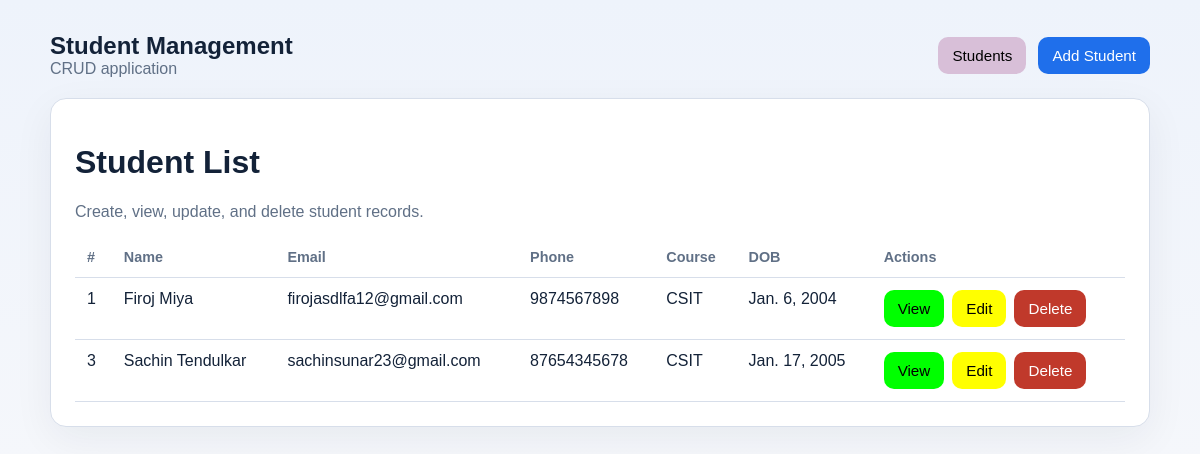
/student/, run on an earlier commit of the app's database.
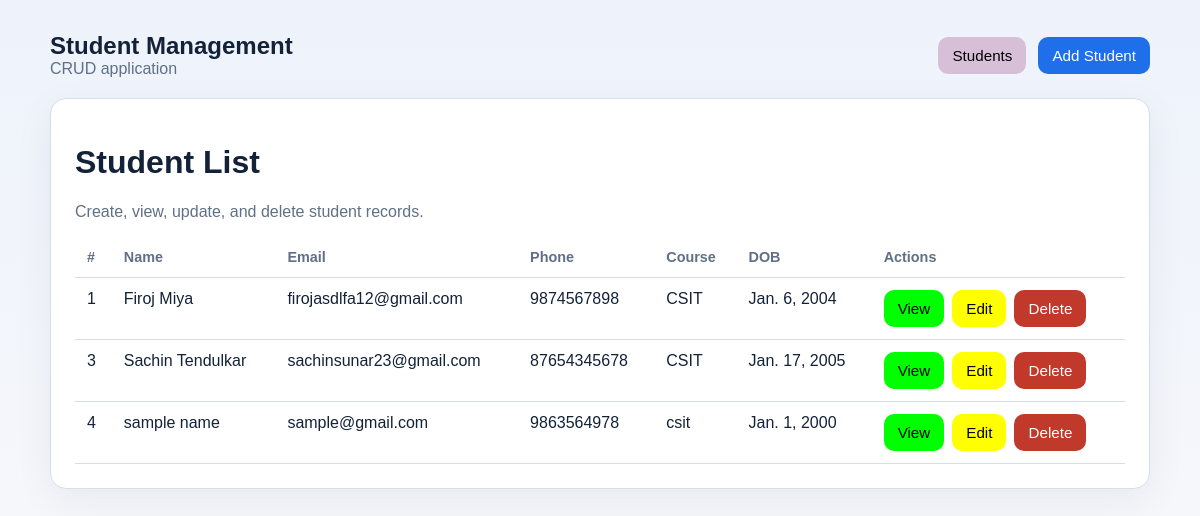
And on a later commit of the database.
### student/models.py (models this page shows, shortened)
class Student(models.Model):
	first_name = models.CharField(max_length=50)
	last_name = models.CharField(max_length=50)
	email = models.EmailField(unique=True)
	phone = models.CharField(max_length=15)
	course = models.CharField(max_length=100)
	date_of_birth = models.DateField(default=date(2000, 1, 1))
	address = models.TextField()
	created_at = models.DateTimeField(auto_now_add=True)

### student/views.py (the view)
# urls.py: path('', views.student_list, name='list'),
def student_list(request):
	students = Student.objects.order_by('first_name', 'last_name')
	return render(request, 'student/student_list.html', {'students': students})

### student/templates/student/student_list.html (shortened to what this page needs)
{% extends 'student/base.html' %}
{% block content %}
<div class="card">
    <h1>Student List</h1>
    <p class="muted">Create, view, update, and delete student records.</p>
    <table>
        <thead>
            <tr>
                <th>#</th>
                <th>Name</th>
                <th>Email</th>
                <th>Phone</th>
                <th>Course</th>
                <th>DOB</th>
                <th>Actions</th>
            </tr>
        </thead>
        <tbody>
            {% for student in students %}
            <tr>
                <td>{{ student.id }}</td>
                <td>{{ student.first_name }} {{ student.last_name }}</td>
                <td>{{ student.email }}</td>
                <td>{{ student.phone }}</td>
                <td>{{ student.course }}</td>
                <td>{{ student.date_of_birth }}</td>
                <td>
                    <div class="actions">
                        <a href="{% url 'student:detail' student.id %}" class="btn btn-green">View</a>
                        <a href="{% url 'student:update' student.id %}" class="btn btn-yellow">Edit</a>
                        <a href="{% url 'student:delete' student.id %}" class="btn btn-danger">Delete</a>
                    </div>
                </td>
            </tr>
            {% empty %}
            <tr>
                <td colspan="7">No students found. Use the Add Student button to create one.</td>
            </tr>
            {% endfor %}
        </tbody>
    </table>
</div>
{% endblock %}

What changed in the data, as far as the page shows it:
added Student: id "4", first_name "sample", last_name "name", email "sample@gmail.com", phone "9863564978", course "csit", date_of_birth "Jan. 1, 2000"
